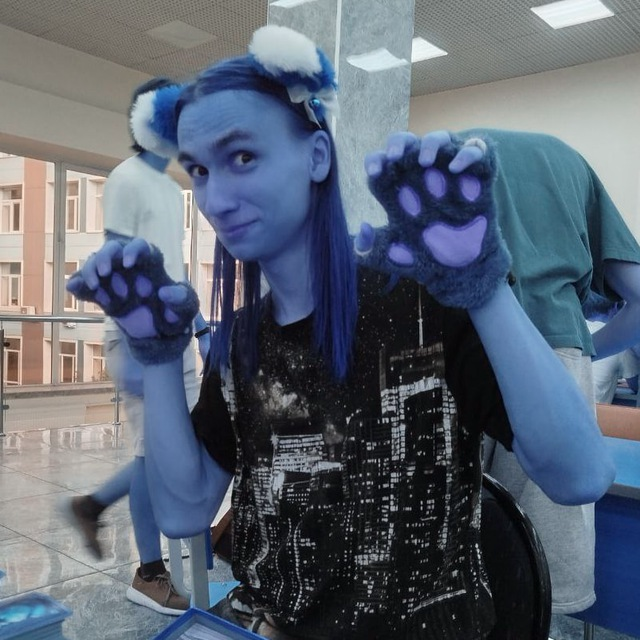
#> input picture data/me.jpg, 640 x 640 px
$ jupyter execute sem1.ipynb
#> lines starting #> are read from the running program, lines starting #| are printed output that depends on the picture; after the words box and inside, x2 and y2 are one past the last pixel; in counts of white or black regions, pixels touching at a corner belong together
[cell 1]
import cv2
import numpy as np
import matplotlib.pyplot as plt

[cell 2]
me = cv2.imread("../data/me.jpg", cv2.IMREAD_COLOR_RGB)
#> me is the input picture: shape (640, 640, 3); mean B, G, R 114.4, 100.6, 91.3
milkyway = cv2.imread("../data/milky-way.jpg", cv2.IMREAD_COLOR_RGB)
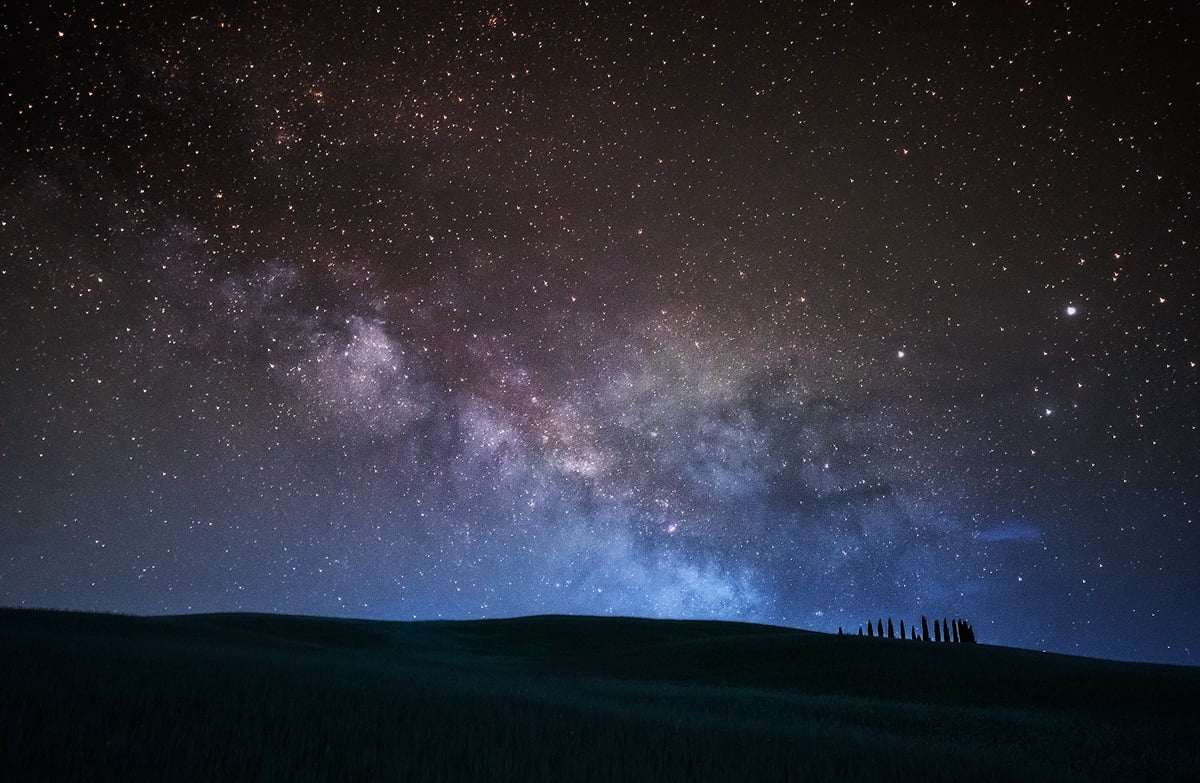
#> input picture data/milky-way.jpg, 1200 x 783 px
#> milkyway is the input picture: shape (783, 1200, 3); mean B, G, R 55.5, 44.9, 44
house = cv2.imread("../data/house.jpeg", cv2.IMREAD_COLOR_RGB)
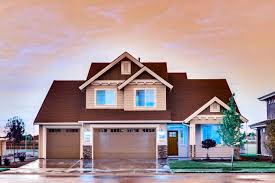
#> input picture data/house.jpeg, 275 x 183 px
#> house is the input picture: shape (183, 275, 3); mean B, G, R 148.1, 148, 170.7
blocks = cv2.imread("../data/blocks.webp", cv2.IMREAD_COLOR_RGB)
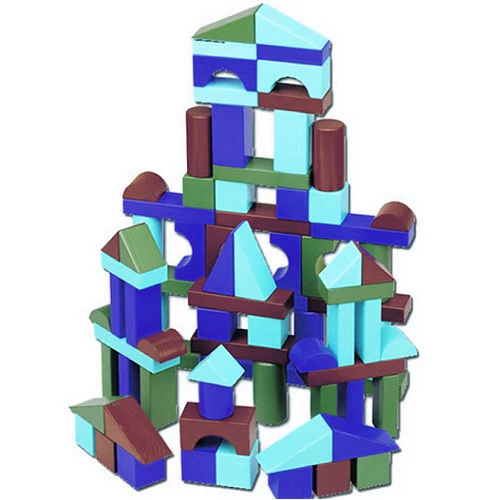
#> input picture data/blocks.webp, 500 x 500 px
#> blocks is the input picture: shape (500, 500, 3); mean B, G, R 210.1, 195.1, 186.5

[cell 3]
kernel = np.ones((5,5),np.uint8)
plt.imshow(cv2.erode(house, kernel))

[cell 4]
kernel = np.ones((10,10),np.uint8)
plt.imshow(cv2.erode(house, kernel))

[cell 5]
kernel = np.ones((5,5),np.uint8)
plt.imshow(cv2.dilate(house, kernel))

[cell 6]
kernel = np.ones((5,5),np.uint8)
plt.imshow(cv2.morphologyEx(milkyway, cv2.MORPH_OPEN, kernel))

[cell 7]
kernel = np.ones((5,5),np.uint8)
plt.imshow(cv2.morphologyEx(milkyway, cv2.MORPH_CLOSE, kernel))

[cell 8]
kernel = np.ones((5,5),np.uint8)
plt.imshow(cv2.morphologyEx(milkyway, cv2.MORPH_GRADIENT, kernel))

[cell 9]
kernel = np.ones((5,5),np.uint8)
plt.imshow(cv2.morphologyEx(house, cv2.MORPH_GRADIENT, kernel))

[cell 10]
kernel = np.ones((5,5),np.uint8)
plt.imshow(cv2.morphologyEx(milkyway, cv2.MORPH_TOPHAT, kernel))

[cell 11]
kernel = np.ones((5,5),np.uint8)
plt.imshow(cv2.morphologyEx(house, cv2.MORPH_BLACKHAT, kernel))

[cell 12]
plt.imshow(cv2.Sobel(house, 3, dx=0, dy=1))
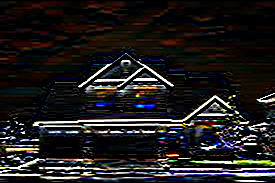
#> shown: shape (183, 275, 3); mean R, G, B 32, 29.7, 29.5

[cell 13]
plt.imshow(cv2.Sobel(house, 3, dx=1, dy=0))
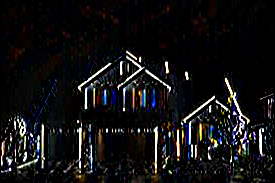
#> shown: shape (183, 275, 3); mean R, G, B 18.5, 17.8, 19

[cell 14]
edges = cv2.Canny(house, 100, 200)
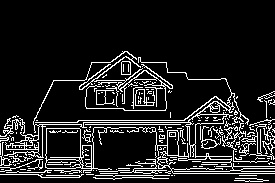
#> edges: shape (183, 275); 12.4% white in thin lines or dots, all inside (x1, y1, x2, y2) = (0, 51, 275, 182)
plt.imshow(edges)

[cell 15]
plt.imshow(blocks)

[cell 16]
blocks = cv2.imread("../data/blocks.webp", cv2.IMREAD_COLOR_RGB)
gray = cv2.cvtColor(blocks, cv2.COLOR_BGR2GRAY)
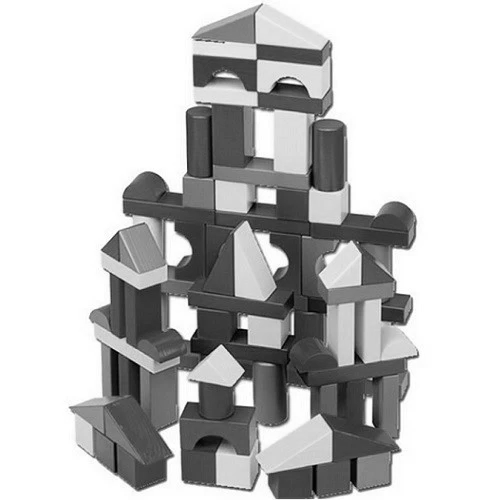
#> gray: shape (500, 500); min 0, max 255, mean 194.3
dst = cv2.cornerHarris(gray, 2, 3, 0.04)
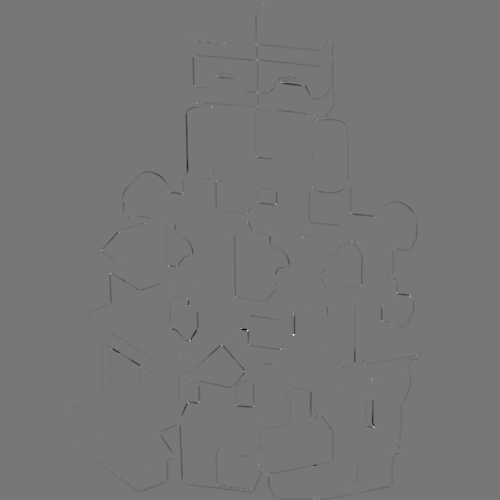
#> dst: shape (500, 500) float32; min -0.0202, max 0.023, mean -6.1e-05; drawn with min black and max white
dst = cv2.dilate(dst,None)
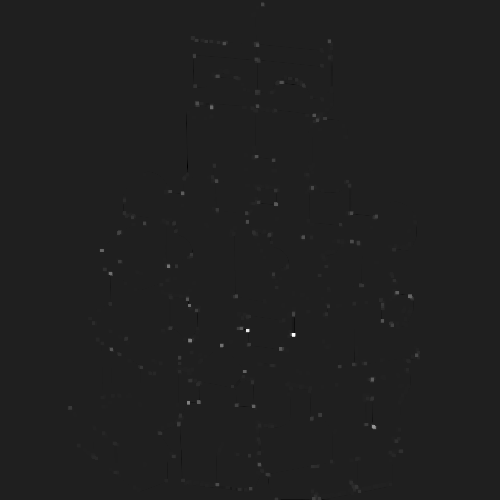
#> dst: shape (500, 500) float32; min -0.00326, max 0.023, mean 2.81e-05; drawn with min black and max white
blocks[dst>0.08*dst.max()]=[0,0,255]
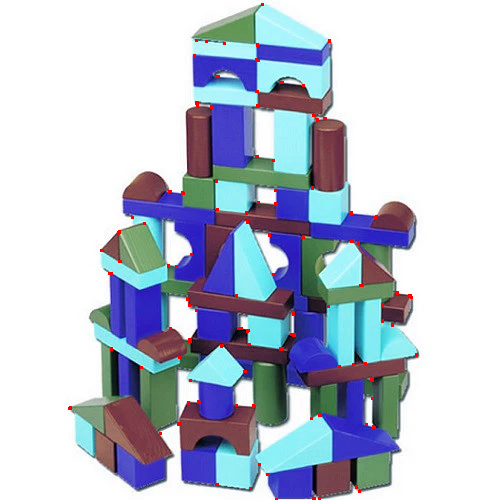
#> blocks: shape (500, 500, 3); 0.47% of pixels changed, all inside (x1, y1, x2, y2) = (68, 3, 418, 500)
plt.imshow(blocks)
